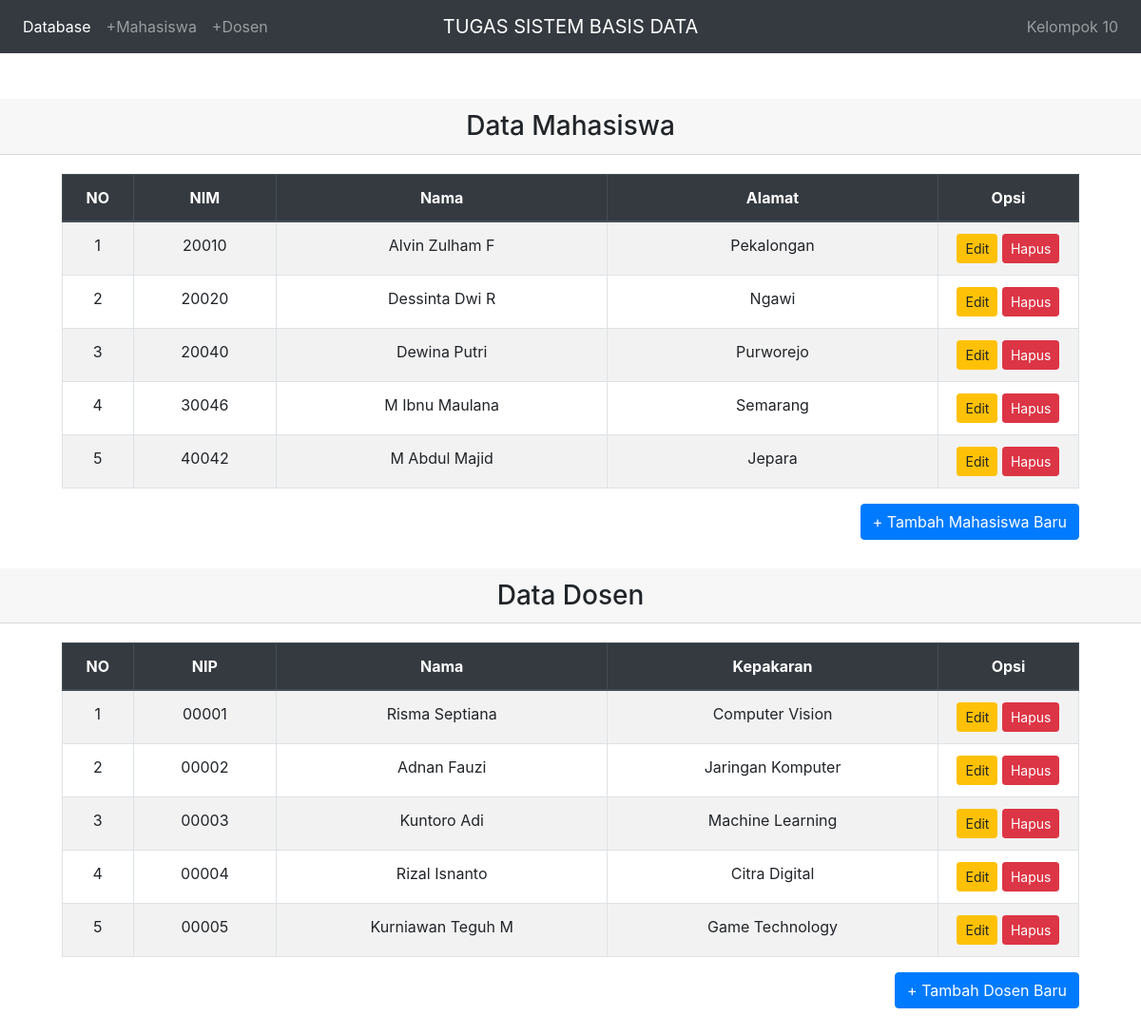
The page / on the database its author committed.
### tables this page shows
CREATE TABLE `mahasiswa` (
  `nim` varchar(5) NOT NULL,
  `nama` varchar(20) NOT NULL,
  `alamat` varchar(20) NOT NULL
);

CREATE TABLE `dosen` (
  `nip` varchar(5) NOT NULL,
  `nama` varchar(20) NOT NULL,
  `kepakaran` varchar(25) NOT NULL
);

### index.php (the view, shortened to what this page needs)
<!doctype html>
<html>
<head>
	<link rel="stylesheet" href="https://stackpath.bootstrapcdn.com/bootstrap/4.5.0/css/bootstrap.min.css">
</head>
<body>
<?php
            require 'navbar.php';
           ?>
	<br/>
	<br/>
	<h3 class="card-header text-center">Data Mahasiswa</h3>
	<div class ="container">
		<div class="card-body ">
			<div >
				<table class="table table-bordered table-responsive-md table-striped text-center">
					<thead class="thead-dark">
					<tr>
						<th style="width:2%"  class="text-center">NO</th>
						<th style="width:6%" class="text-center">NIM</th>
						<th style="width:15%" class="text-center">Nama</th>
						<th style="width:15%" class="text-center">Alamat</th>
						<th style="width:5%" class="text-center">Opsi</th>
					</tr>
					</thead>
					<tbody>
						<?php
						include "connection.php";
						$query_mysql = mysqli_query($connection, "SELECT * FROM mahasiswa")or die(mysqli_error($connection));
						$nomor = 1;
						while($data = mysqli_fetch_array($query_mysql)){
						?>
						<tr>
							<td scope="col" class="pt-3-half" ><?php echo $nomor++; ?></td>
							<td scope="col" class="pt-3-half" ><?php echo $data['nim']; ?></td>
							<td scope="col" class="pt-3-half" ><?php echo $data['nama']; ?></td>
							<td scope="col" class="pt-3-half" ><?php echo $data['alamat']; ?></td>
							<td>
							<a href ="editMhs.php?nim=<?php echo $data['nim']; ?>" class="btn btn-warning btn-rounded btn-sm my-0">Edit</a>
							 <a href ="deleteMhs.php?nim=<?php echo $data['nim']; ?>"  class="btn btn-danger btn-rounded btn-sm my-0">Hapus</a>
							</td>
						</tr>
						<?php } ?>
				</table>
				<a class = "btn btn-primary float-sm-right " href="addMhs.php">+ Tambah Mahasiswa Baru</a>
			</div>
		</div>
	</div>
<br><br>
<h3 class="card-header text-center">Data Dosen</h3>
<div class ="container">
		<div class="card-body">
			<div >
				<table  class="table table-bordered table-responsive-md table-striped text-center">
					<thead class="thead-dark">
					<tr>
						<th style="width:2%" class="text-center">NO</th>
						<th style="width:6%" class="text-center">NIP</th>
						<th style="width:15%" class="text-center">Nama</th>
						<th style="width:15%" class="text-center">Kepakaran</th>
						<th style="width:5%" class="text-center">Opsi</th>
					</tr>
					</thead>
					<tbody>
						<?php
						include "connection.php";
						$query_mysql = mysqli_query($connection, "SELECT * FROM dosen")or die(mysqli_error($connection));
						$nomor = 1;
						while($data = mysqli_fetch_array($query_mysql)){
						?>
						<tr>
							<td class="pt-3-half" ><?php echo $nomor++; ?></td>
							<td class="pt-3-half" ><?php echo $data['nip']; ?></td>
							<td class="pt-3-half" ><?php echo $data['nama']; ?></td>
							<td class="pt-3-half" ><?php echo $data['kepakaran']; ?></td>
							<td>
							<a href ="editDsn.php?nip=<?php echo $data['nip']; ?>" class="btn btn-warning btn-rounded btn-sm my-0" >Edit</a>
							 <a href ="deleteDsn.php?nip=<?php echo $data['nip']; ?>"  class="btn btn-danger btn-rounded btn-sm my-0">Hapus</a>
							</td>
						</tr>
						<?php } ?>
				</table>
				<a class = "btn btn-primary float-sm-right " href="addDsn.php">+ Tambah Dosen Baru</a>
			</div>
		</div>
	</div>
<br><br>
</body>
</html>

### navbar.php (shortened to what this page needs)
<nav class="navbar navbar-expand-md navbar-dark bg-dark">
    <div class="navbar-collapse collapse w-100 order-1 order-md-0 dual-collapse2">
        <ul class="navbar-nav mr-auto">
            <li class="nav-item active">
                <a class="nav-link" href="index.php">Database</a>
            </li>
            <li class="nav-item">
                <a class="nav-link" href="addMhs.php">+Mahasiswa</a>
            </li>
            <li class="nav-item">
                <a class="nav-link" href="addDsn.php">+Dosen</a>
            </li>
        </ul>
    </div>
    <div class="mx-auto order-0">
        <a class="navbar-brand mx-auto text-uppercase">Tugas Sistem Basis Data</a>
    </div>
    <div class="navbar-collapse collapse w-100 order-3 dual-collapse2">
        <ul class="navbar-nav ml-auto">
            <li class="nav-item">
                <a class="nav-link">Kelompok 10</a>
            </li>
        </ul>
    </div>
</nav>

### rows shown on the page
mahasiswa: nim "20010", nama "Alvin Zulham F", alamat "Pekalongan"
mahasiswa: nim "20020", nama "Dessinta Dwi R", alamat "Ngawi"
mahasiswa: nim "20040", nama "Dewina Putri", alamat "Purworejo"
mahasiswa: nim "30046", nama "M Ibnu Maulana", alamat "Semarang"
mahasiswa: nim "40042", nama "M Abdul Majid", alamat "Jepara"
dosen: nip "00001", nama "Risma Septiana", kepakaran "Computer Vision"
dosen: nip "00002", nama "Adnan Fauzi", kepakaran "Jaringan Komputer"
dosen: nip "00003", nama "Kuntoro Adi", kepakaran "Machine Learning"
dosen: nip "00004", nama "Rizal Isnanto", kepakaran "Citra Digital"
dosen: nip "00005", nama "Kurniawan Teguh M", kepakaran "Game Technology"
